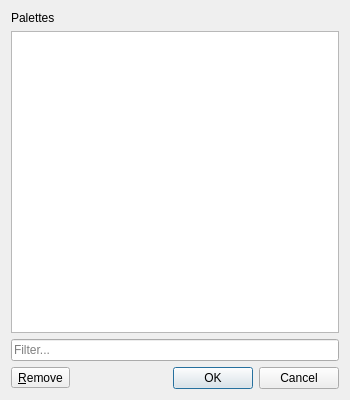
<?xml version="1.0" encoding="UTF-8"?>
<ui version="4.0">
 <class>PalettesDialog</class>
 <widget class="QDialog" name="Dialog">
  <property name="geometry">
   <rect>
    <x>0</x>
    <y>0</y>
    <width>350</width>
    <height>400</height>
   </rect>
  </property>
  <property name="windowTitle">
   <string>Palettes</string>
  </property>
  <layout class="QGridLayout" name="gridLayout">
   <item row="0" column="0" colspan="2">
    <widget class="QLabel" name="label">
     <property name="text">
      <string>Palettes</string>
     </property>
     <property name="margin">
      <number>5</number>
     </property>
    </widget>
   </item>
   <item row="1" column="0" colspan="2">
    <widget class="QListWidget" name="listWidget"/>
   </item>
   <item row="2" column="0" colspan="2">
    <widget class="QLineEdit" name="lineEdit">
     <property name="placeholderText">
      <string>Filter...</string>
     </property>
     <property name="clearButtonEnabled">
      <bool>true</bool>
     </property>
    </widget>
   </item>
   <item row="3" column="0">
    <widget class="QToolButton" name="removeButton">
     <property name="text">
      <string>&amp;Remove</string>
     </property>
    </widget>
   </item>
   <item row="3" column="1">
    <widget class="QDialogButtonBox" name="buttonBox">
     <property name="orientation">
      <enum>Qt::Horizontal</enum>
     </property>
     <property name="standardButtons">
      <set>QDialogButtonBox::Cancel|QDialogButtonBox::Ok</set>
     </property>
    </widget>
   </item>
  </layout>
 </widget>
 <resources/>
 <connections>
  <connection>
   <sender>buttonBox</sender>
   <signal>accepted()</signal>
   <receiver>Dialog</receiver>
   <slot>accept()</slot>
  </connection>
  <connection>
   <sender>buttonBox</sender>
   <signal>rejected()</signal>
   <receiver>Dialog</receiver>
   <slot>reject()</slot>
  </connection>
 </connections>
</ui>
